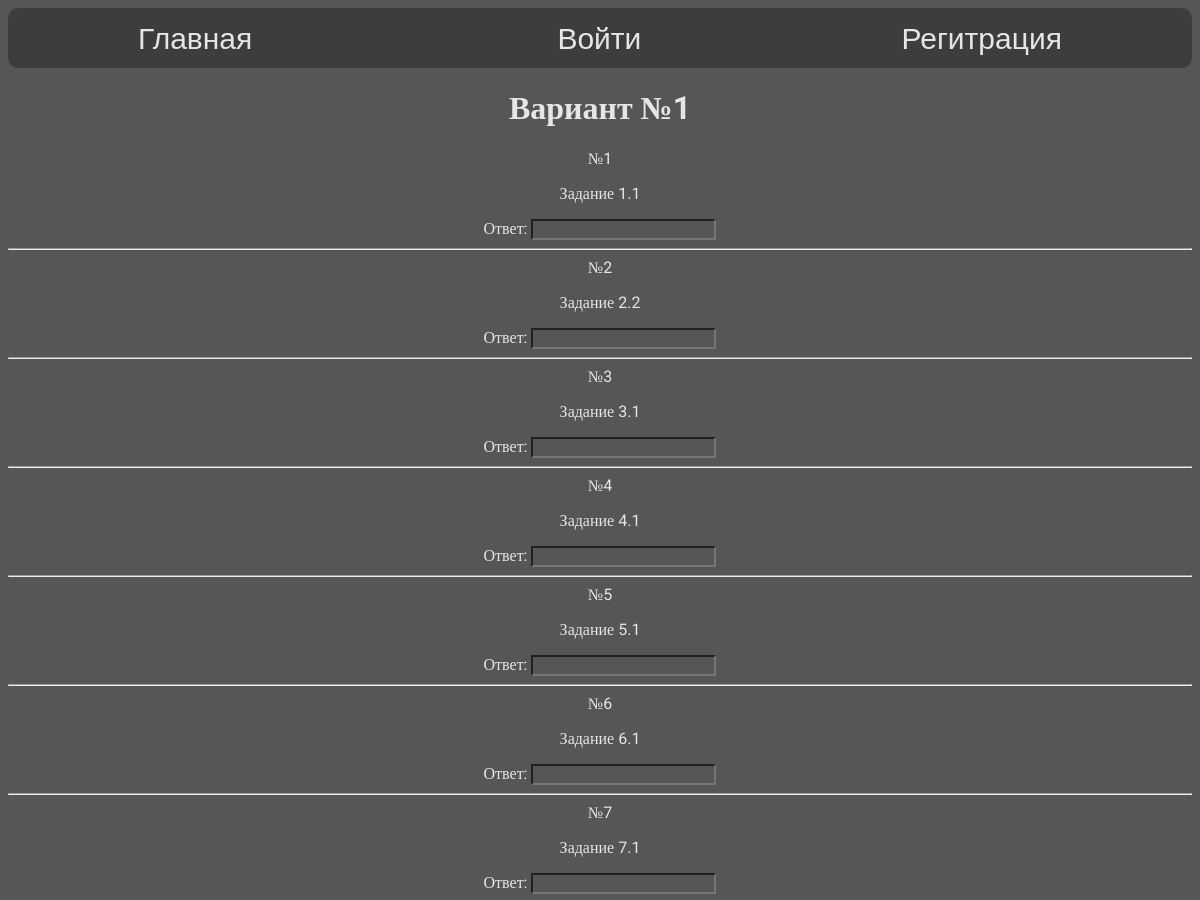
The page /ready_var/1/7ffffff/ (upper part) on the database as committed earlier.
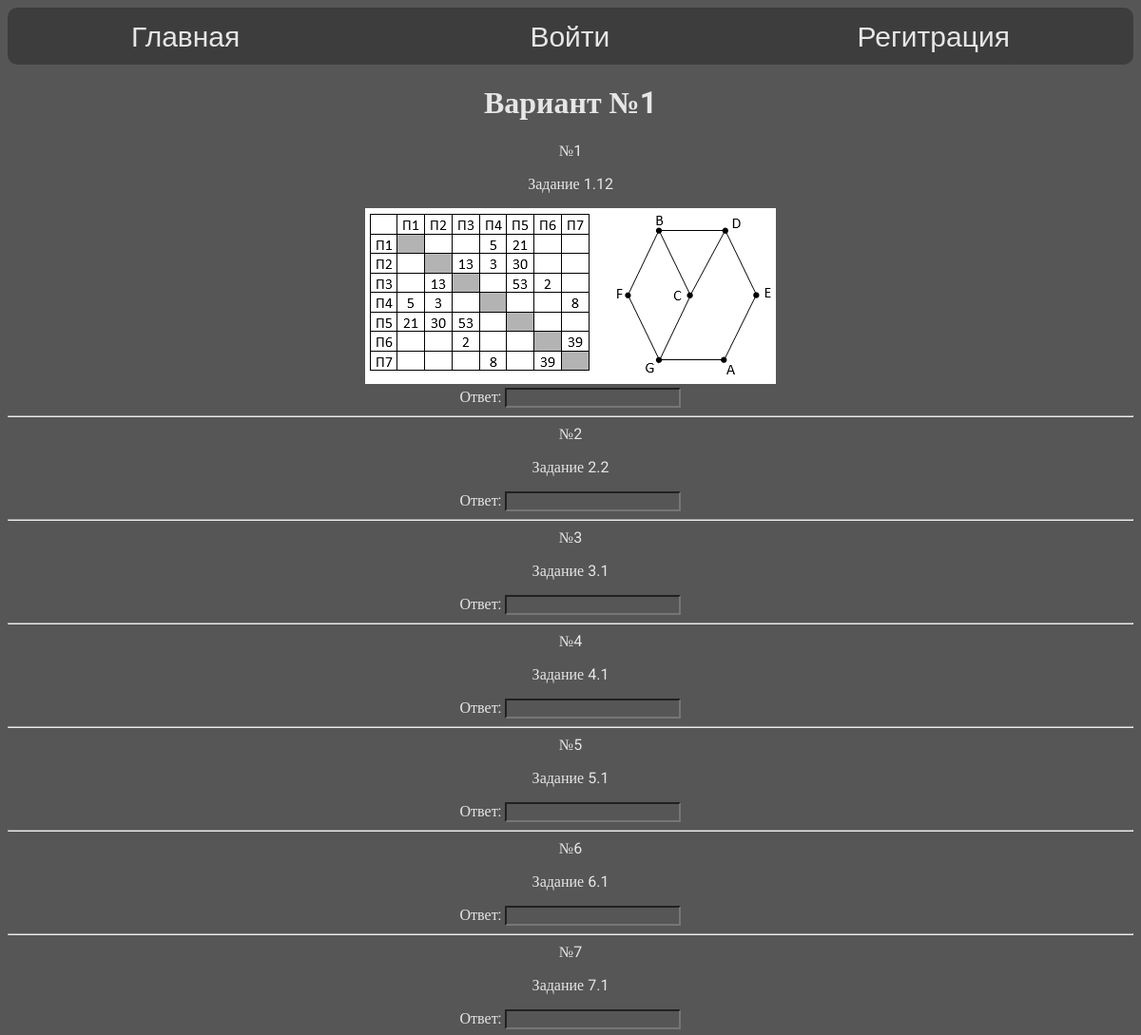
The same page on the database as committed later.
### generator/models.py (models this page shows, shortened)
class Variant(models.Model):
    title = models.CharField(max_length=100, blank=True)
    task1 = models.ForeignKey(Task1, on_delete=models.PROTECT)
    task2 = models.ForeignKey(Task2, on_delete=models.PROTECT)
    task3 = models.ForeignKey(Task3, on_delete=models.PROTECT)
    task4 = models.ForeignKey(Task4, on_delete=models.PROTECT)
    task5 = models.ForeignKey(Task5, on_delete=models.PROTECT)
    task6 = models.ForeignKey(Task6, on_delete=models.PROTECT)
    task7 = models.ForeignKey(Task7, on_delete=models.PROTECT)
    task8 = models.ForeignKey(Task8, on_delete=models.PROTECT)
    task9 = models.ForeignKey(Task9, on_delete=models.PROTECT)
    task10 = models.ForeignKey(Task10, on_delete=models.PROTECT)
    task11 = models.ForeignKey(Task11, on_delete=models.PROTECT)
    task12 = models.ForeignKey(Task12, on_delete=models.PROTECT)
    task13 = models.ForeignKey(Task13, on_delete=models.PROTECT)
    task14 = models.ForeignKey(Task14, on_delete=models.PROTECT)
    task15 = models.ForeignKey(Task15, on_delete=models.PROTECT)
    task16 = models.ForeignKey(Task16, on_delete=models.PROTECT)
    task17 = models.ForeignKey(Task17, on_delete=models.PROTECT)
    task18 = models.ForeignKey(Task18, on_delete=models.PROTECT)
    task19 = models.ForeignKey(Task19, on_delete=models.PROTECT)
    task20 = models.ForeignKey(Task20, on_delete=models.PROTECT)
    task21 = models.ForeignKey(Task21, on_delete=models.PROTECT)
    task22 = models.ForeignKey(Task22, on_delete=models.PROTECT)
    task23 = models.ForeignKey(Task23, on_delete=models.PROTECT)
    task24 = models.ForeignKey(Task24, on_delete=models.PROTECT)
    task25 = models.ForeignKey(Task25, on_delete=models.PROTECT)
    task26 = models.ForeignKey(Task26, on_delete=models.PROTECT)
    task27 = models.ForeignKey(Task27, on_delete=models.PROTECT)
    class Meta:
        verbose_name = 'Вариант'
        verbose_name_plural = 'Варианты'

class Task1(models.Model):
    title = models.CharField(max_length=100, default='Задание 1', blank=True)
    content = RichTextUploadingField(blank=False, verbose_name='Задание')
    photo = models.ImageField(upload_to='photos/%Y/%m/%d', blank=True, verbose_name='Фото к заданию')
    answer = models.TextField(verbose_name='Ответ', blank=False)
    file = models.FileField(upload_to='files/%Y/%m/%d', blank=True, verbose_name='Файл к заданию')
    def __str__(self):
        return self.content
    class Meta:
        verbose_name = 'Задание 1'
        verbose_name_plural = 'Задание 1'

class Task2(models.Model):
    title = models.CharField(max_length=100, default='Задание 2', blank=True)
    content = models.TextField(blank=True, verbose_name='Задание')
    photo = models.ImageField(upload_to='photos/%Y/%m/%d', blank=True, verbose_name='Фото к заданию')
    answer = models.TextField(verbose_name='Ответ', blank=True)
    file = models.FileField(upload_to='files/%Y/%m/%d', blank=True, verbose_name='Файл к заданию')
    def __str__(self):
        return self.content
    class Meta:
        verbose_name = 'Задание 2'
        verbose_name_plural = 'Задание 2'

class Task3(models.Model):
    title = models.CharField(max_length=100, default='Задание 3', blank=True)
    content = models.TextField(blank=True, verbose_name='Задание')
    photo = models.ImageField(upload_to='photos/%Y/%m/%d', blank=True, verbose_name='Фото к заданию')
    answer = models.TextField(verbose_name='Ответ', blank=True)
    file = models.FileField(upload_to='files/%Y/%m/%d', blank=True, verbose_name='Файл к заданию')
    def __str__(self):
        return self.content
    class Meta:
        verbose_name = 'Задание 3'
        verbose_name_plural = 'Задания 3'

class Task4(models.Model):
    title = models.CharField(max_length=100, default='Задание 4', blank=True)
    content = models.TextField(blank=True, verbose_name='Задание')
    photo = models.ImageField(upload_to='photos/%Y/%m/%d', blank=True, verbose_name='Фото к заданию')
    answer = models.TextField(verbose_name='Ответ', blank=True)
    file = models.FileField(upload_to='files/%Y/%m/%d', blank=True, verbose_name='Файл к заданию')
    def __str__(self):
        return self.content
    class Meta:
        verbose_name = 'Задание 4'
        verbose_name_plural = 'Задания 4'

class Task5(models.Model):
    title = models.CharField(max_length=100, default='Задание 5', blank=True)
    content = models.TextField(blank=True, verbose_name='Задание')
    photo = models.ImageField(upload_to='photos/%Y/%m/%d', blank=True, verbose_name='Фото к заданию')
    answer = models.TextField(verbose_name='Ответ', blank=True)
    file = models.FileField(upload_to='files/%Y/%m/%d', blank=True, verbose_name='Файл к заданию')
    def __str__(self):
        return self.content
    class Meta:
        verbose_name = 'Задание 5'
        verbose_name_plural = 'Задания 5'

class Task6(models.Model):
    title = models.CharField(max_length=100, default='Задание 6', blank=True)
    content = models.TextField(blank=True, verbose_name='Задание')
    photo = models.ImageField(upload_to='photos/%Y/%m/%d', blank=True, verbose_name='Фото к заданию')
    answer = models.TextField(verbose_name='Ответ', blank=True)
    file = models.FileField(upload_to='files/%Y/%m/%d', blank=True, verbose_name='Файл к заданию')
    def __str__(self):
        return self.content
    class Meta:
        verbose_name = 'Задание 6'
        verbose_name_plural = 'Задания 6'

class Task7(models.Model):
    title = models.CharField(max_length=100, default='Задание 7', blank=True)
    content = models.TextField(blank=True, verbose_name='Задание')
    photo = models.ImageField(upload_to='photos/%Y/%m/%d', blank=True, verbose_name='Фото к заданию')
    answer = models.TextField(verbose_name='Ответ', blank=True)
    file = models.FileField(upload_to='files/%Y/%m/%d', blank=True, verbose_name='Файл к заданию')
    def __str__(self):
        return self.content
    class Meta:
        verbose_name = 'Задание 7'
        verbose_name_plural = 'Задания 7'

### generator/views.py (the view)
# urls.py: path('ready_var/<int:pk>/<str:select>/', ready_var, name='ready_var'),
def ready_var(request, pk, select, answer="On"):
    variant = Variant.objects.get(pk=pk)
    selected_tasks = selected_tasks_converter_back(select)
    if request.method == 'POST':
        form = AnswerForm(request.POST)
        if form.is_valid():
            answers = form.cleaned_data
            for key in answers:
                if answers[key] == '':
                    answers[key] = 'None'
    else:
        form = AnswerForm()
    context = {'variant': variant, 'form': form, 'selected_tasks': selected_tasks}
    return render(request, 'generator/ready_var.html', context)

### generator/models.py (called while the page is built)
    def __str__(self):
        return self.content

    def __str__(self):
        return self.content

    def __str__(self):
        return self.content

    def __str__(self):
        return self.content

    def __str__(self):
        return self.content

    def __str__(self):
        return self.content

    def __str__(self):
        return self.content

    def __str__(self):
        return self.content

    def __str__(self):
        return self.content

    def __str__(self):
        return self.content

    def __str__(self):
        return self.content

    def __str__(self):
        return self.content

    def __str__(self):
        return self.content

    def __str__(self):
        return self.content

    def __str__(self):
        return self.content

    def __str__(self):
        return self.content

    def __str__(self):
        return self.content

    def __str__(self):
        return self.content

    def __str__(self):
        return self.content

    def __str__(self):
        return self.content

### generator/templates/generator/ready_var.html
{% extends 'base.html' %}
{% block content %}
{% include 'inc/_variant.html' %}
{% endblock %}

### templates/inc/_variant.html (shortened to what this page needs)
<h1>Вариант №{{ variant.pk }}</h1>
<form method="post">
    {% if selected_tasks.task1 %}
        <div class="card">
            <div class="card-header">
                №1
            </div>
            <div class="card-body">
                <p>{{ variant.task1|safe }}</p>
                <div class="media">
                    {% if variant.task1.photo %}
                    <img src="{{ variant.task1.photo.url }}" alt="" class="float-left mr-3">
                    {% endif %}
                </div>
                <label for="{{ form.answer1.is_for_label }}">Ответ:</label>
                {{ form.answer1 }}
            </div>
        </div>
    <hr>
    {% endif %}
    {% if selected_tasks.task2 %}
        <div class="card">
            <div class="card-header">
                №2
            </div>
            <div class="card-body">
                <p>{{ variant.task2|safe }}</p>
                <label for="{{ form.answer2.is_for_label }}">Ответ:</label>
                {{ form.answer2 }}
            </div>
    </div>
    <hr>
    {% endif %}
    {% if selected_tasks.task3 %}
        <div class="card">
            <div class="card-header">
                №3
            </div>
            <div class="card-body">
                <p>{{ variant.task3|safe }}</p>
                <label for="{{ form.answer3.is_for_label }}">Ответ:</label>
                {{ form.answer3 }}
            </div>
        </div>
    <hr>
    {% endif %}
    {% if selected_tasks.task4 %}
        <div class="card">
            <div class="card-header">
                №4
            </div>
            <div class="card-body">
                <p>{{ variant.task4|safe }}</p>
                <label for="{{ form.answer4.is_for_label }}">Ответ:</label>
                {{ form.answer4 }}
            </div>
        </div>
    <hr>
    {% endif %}
    {% if selected_tasks.task5 %}
        <div class="card">
            <div class="card-header">
                №5
            </div>
            <div class="card-body">
                <p>{{ variant.task5|safe }}</p>
                <label for="{{ form.answer5.is_for_label }}">Ответ:</label>
                {{ form.answer5 }}
            </div>
        </div>
    <hr>
    {% endif %}
    {% if selected_tasks.task6 %}
        <div class="card">
            <div class="card-header">
                №6
            </div>
            <div class="card-body">
                <p>{{ variant.task6|safe }}</p>
                <label for="{{ form.answer6.is_for_label }}">Ответ:</label>
                {{ form.answer6 }}
            </div>
        </div>
    <hr>
    {% endif %}
    {% if selected_tasks.task7 %}
        <div class="card">
            <div class="card-header">
                №7
            </div>
            <div class="card-body">
                <p>{{ variant.task7|safe }}</p>
                <label for="{{ form.answer7.is_for_label }}">Ответ:</label>
                {{ form.answer7 }}
            </div>
        </div>
    {% endif %}
    <br>
</form>

Rows that differ between the two databases and show on the page:
changed through a linked row, Variant "Задание 2.2": task1 "Задание 1.1" → "Задание 1.12"; task1.photo: picture added
